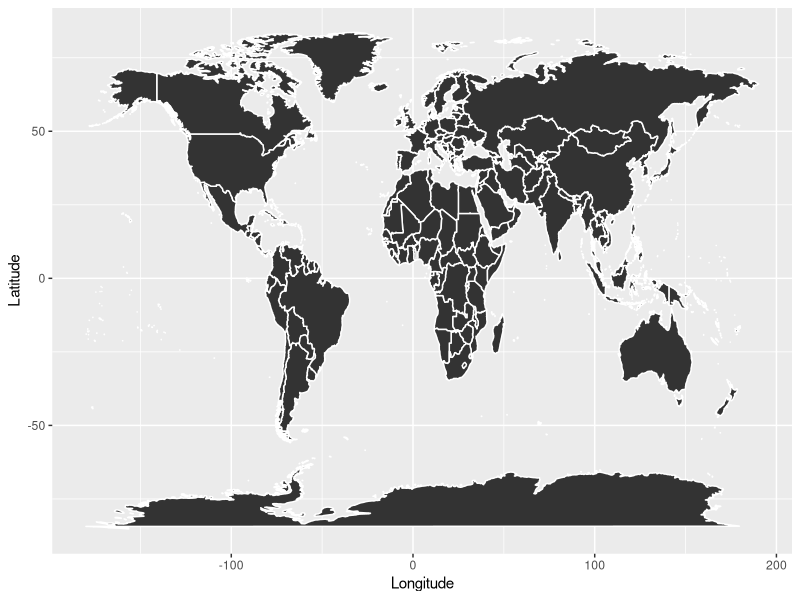
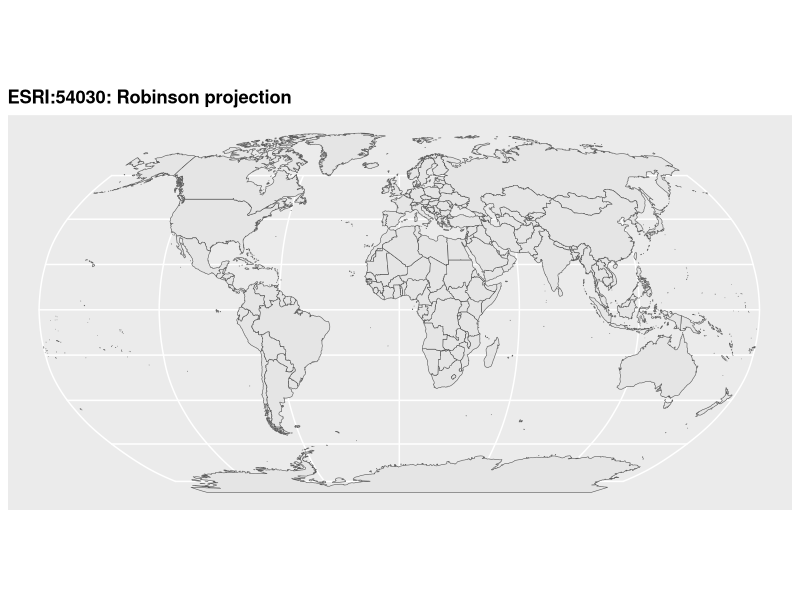
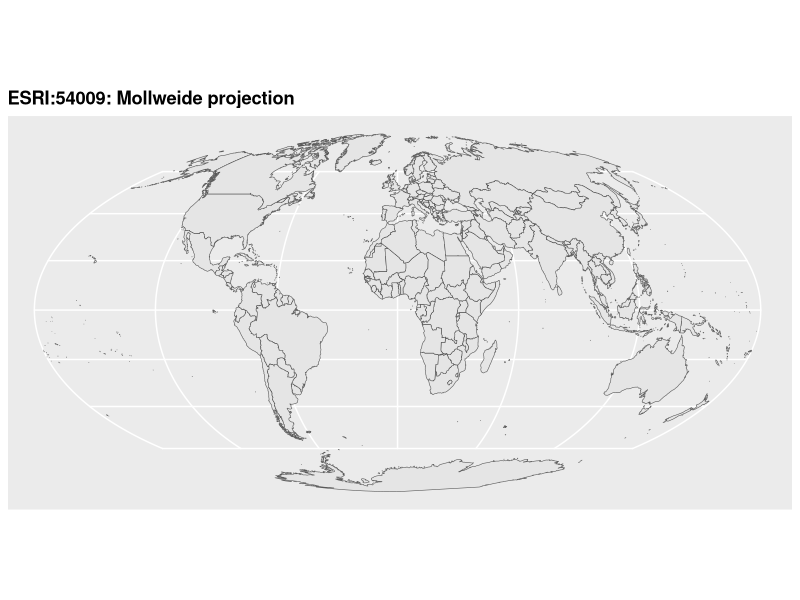
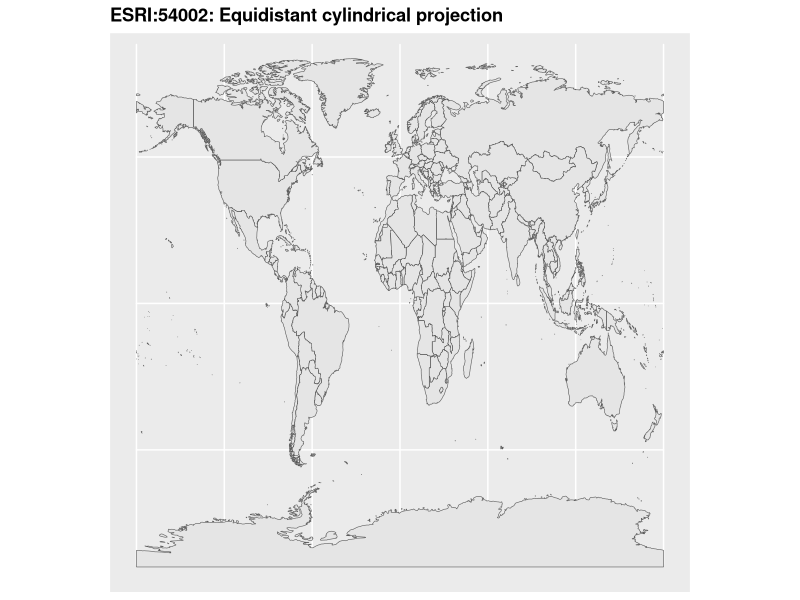
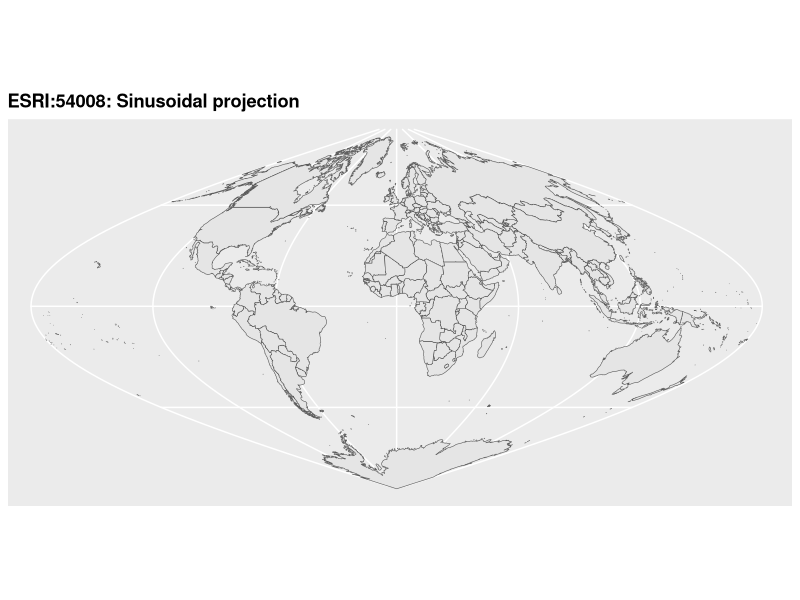

Write the R code that produced these figures, in order.
## ---- chunk 1
library(ggplot2)
map <- map_data("world")
ggplot(data = map, aes(long, lat, group = group)) + geom_polygon(color = "white") +
  labs(x = "Longitude",
       y = "Latitude") +
  theme(legend.position = "none")
## ---- chunk 2
library(tidyverse)
library(sf)
library(rnaturalearth)
library(rnaturalearthdata)
#https://r-spatial.org/r/2018/10/25/ggplot2-sf.html
world <- ne_countries(scale = "medium", returnclass = "sf")
p1 <- ggplot(data = world)+
  geom_sf()+
  labs(title = 'ESRI:54030: Robinson projection')+             theme(plot.title = element_text(face = "bold"))+
  coord_sf(crs = st_crs("ESRI:54030"))

## ---- chunk 3
p2 <- ggplot(data = world)+
  geom_sf()+
  labs(title = 'ESRI:54009: Mollweide projection')+             theme(plot.title = element_text(face = "bold"))+
  coord_sf(crs = st_crs("ESRI:54009"))

p3 <- ggplot(data = world)+
  geom_sf()+
  labs(title = 'ESRI:54002: Equidistant cylindrical projection')+             theme(plot.title = element_text(face = "bold"))+
  coord_sf(crs = st_crs("ESRI:54002"))

p4 <- ggplot(data = world)+
  geom_sf()+
  labs(title = 'ESRI:54008: Sinusoidal projection')+             theme(plot.title = element_text(face = "bold"))+
  coord_sf(crs = st_crs("ESRI:54008"))

 
## ---- chunk 4
p1
p2
p3
p4
